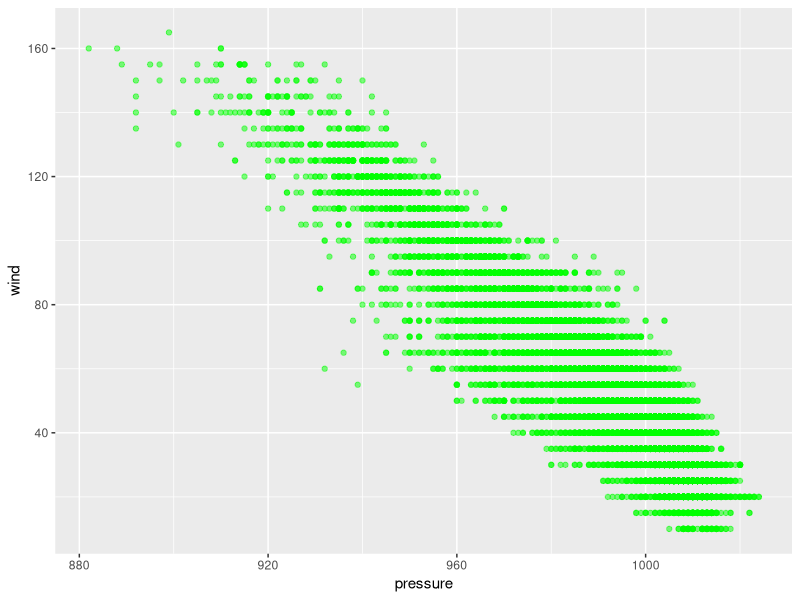

The R script that drew this image:
## ---- chunk 1
library(tidyverse)
## ---- chunk 2
ggplot(data = storms) +
  geom_point(mapping = aes(x = pressure, y = wind), color = "green", alpha = 0.5)
